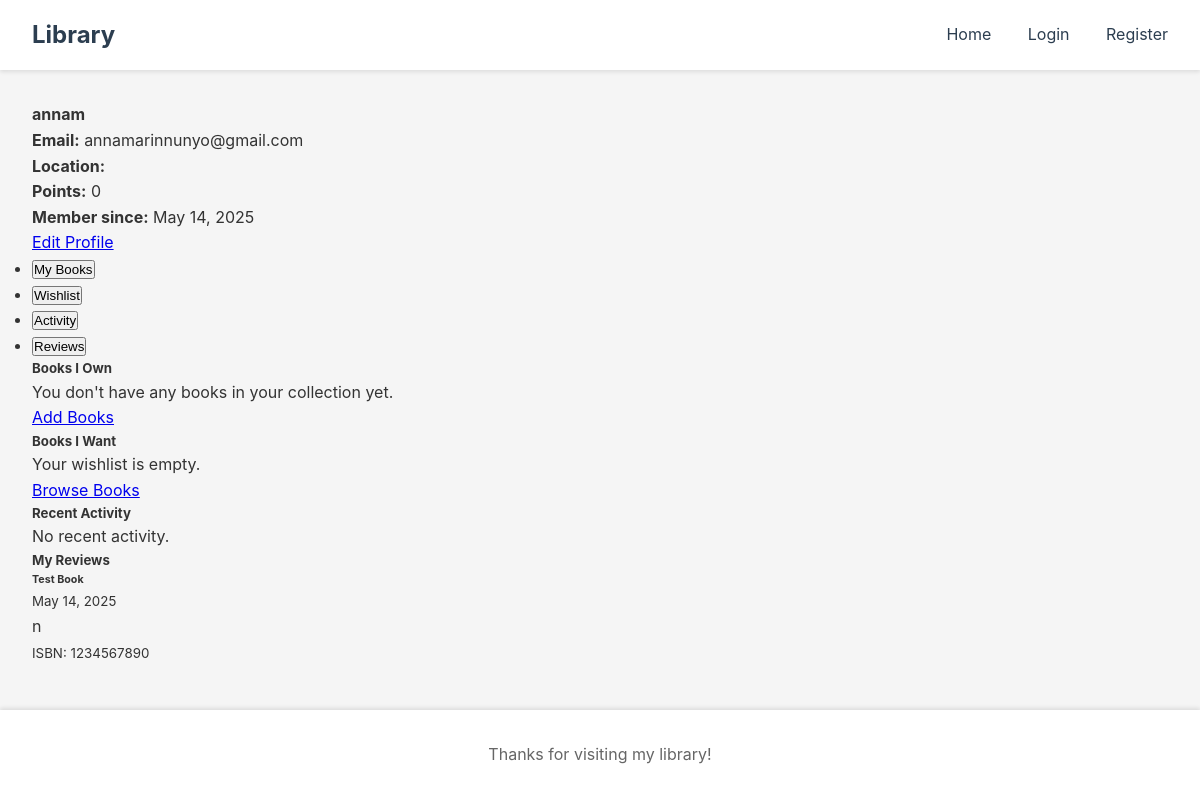
Page /accounts/profile/ (signed in) on the earlier database version.
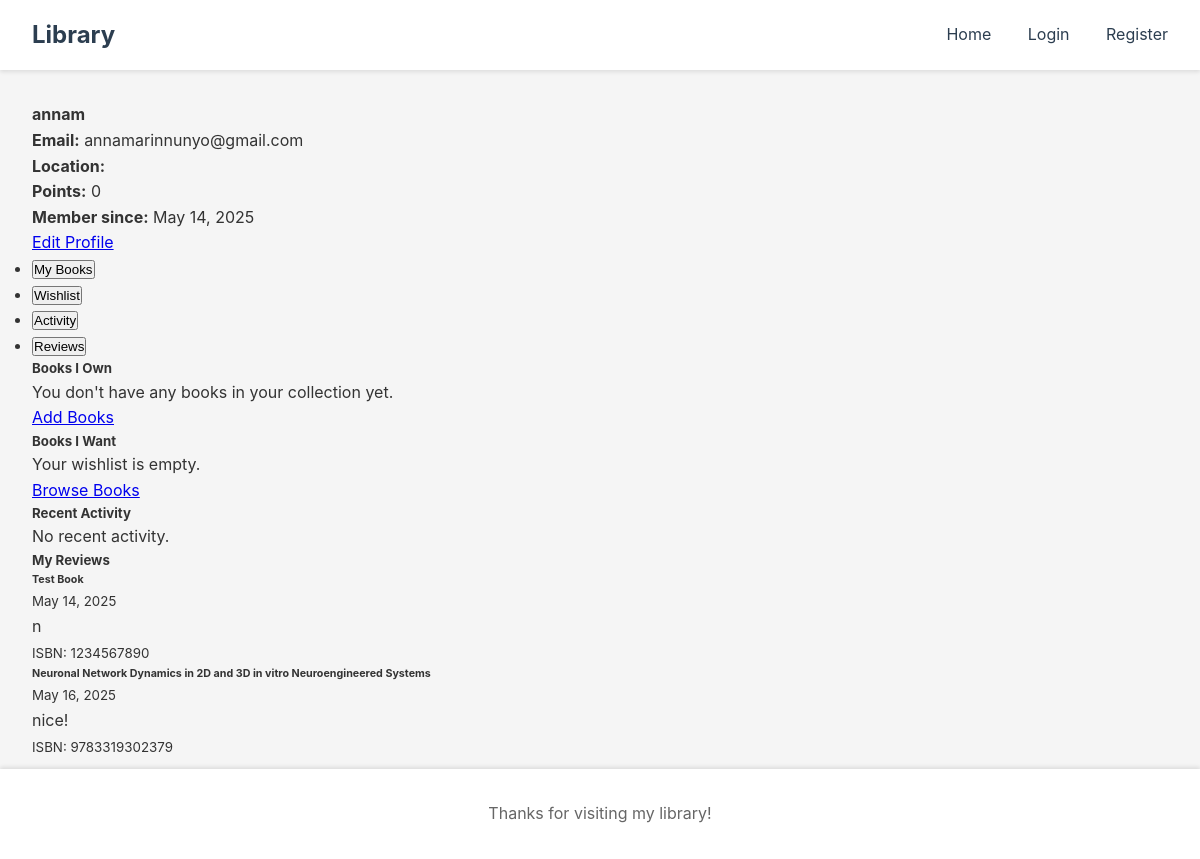
Same page on the later database version.
### web/models.py (models this page shows, shortened)
class User(models.Model):
    userId = models.AutoField(primary_key=True)
    auth_user = models.OneToOneField(AuthUser, on_delete=models.CASCADE, related_name='custom_user', null=True)
    points = models.IntegerField(default=0)
    location = models.CharField(max_length=255, default="not specified")
    name = models.CharField(max_length=255, default="Anonymous")
    email = models.EmailField(unique=True)
    joined_date = models.DateTimeField(auto_now_add=True)
    profile_image = models.ImageField(upload_to='profile_images/', null=True, blank=True)
    description = models.TextField(blank=True, default="")

class Review(models.Model):
    user = models.ForeignKey(User, on_delete=models.CASCADE)
    book = models.ForeignKey(Book, on_delete=models.CASCADE)
    text = models.TextField()
    date = models.DateTimeField(auto_now_add=True)

class Book(models.Model):
    ISBN = models.CharField(max_length=13, primary_key=True)  # ISBN as unique identifier
    title = models.CharField(max_length=255, default="Unknown")
    author = models.CharField(max_length=255)
    topic = models.CharField(max_length=255)
    publish_date = models.DateField()
    base_price = models.IntegerField()  # Points as unit

### web/views.py (the view)
# urls.py: path('accounts/profile/', views.profile_view, name='profile'),
@login_required
def profile_view(request):
    custom_user, created = User.objects.get_or_create(
        auth_user=request.user,
        defaults={
            'name': request.user.username,
            'email': request.user.email
        }
    )
    have_list = Have.objects.filter(user=custom_user)
    want_list = Want.objects.filter(user=custom_user)
    exchanges_list = Exchange.objects.filter(user1=custom_user)
    sales_list = SaleDonation.objects.filter(user=custom_user)
    reviews_list = Review.objects.filter(user=custom_user)
    context = {
        'django_user': request.user,
        'user': custom_user,
        'have_list': have_list,
        'want_list': want_list,
        'exchanges_list': exchanges_list,
        'sales_list': sales_list,
        'reviews_list': reviews_list,
    }
    return render(request, 'profile.html', context)

### web/templates/profile.html
{% extends 'base.html' %}
{% block content %}
<div class="container mt-5">
    <div class="row">
        <div class="col-md-4">
            <div class="card mb-4">
                <div class="card-header bg-primary text-white">
                    <h4>{{ user.name }}</h4>
                </div>
                <div class="card-body">
                    <p><strong>Email:</strong> {{ user.email }}</p>
                    <p><strong>Location:</strong> {{ user.ubication }}</p>
                    <p><strong>Points:</strong> <span class="badge bg-success">{{ user.points }}</span></p>
                    <p><strong>Member since:</strong> {{ user.joined_date|date:"F d, Y" }}</p>
                    <a href="#" class="btn btn-outline-primary">Edit Profile</a>
                </div>
            </div>
        </div>
        <div class="col-md-8">
            <ul class="nav nav-tabs" id="profileTabs" role="tablist">
                <li class="nav-item" role="presentation">
                    <button class="nav-link active" id="my-books-tab" data-bs-toggle="tab" data-bs-target="#my-books" type="button" role="tab" aria-controls="my-books" aria-selected="true">My Books</button>
                </li>
                <li class="nav-item" role="presentation">
                    <button class="nav-link" id="wishlist-tab" data-bs-toggle="tab" data-bs-target="#wishlist" type="button" role="tab" aria-controls="wishlist" aria-selected="false">Wishlist</button>
                </li>
                <li class="nav-item" role="presentation">
                    <button class="nav-link" id="activity-tab" data-bs-toggle="tab" data-bs-target="#activity" type="button" role="tab" aria-controls="activity" aria-selected="false">Activity</button>
                </li>
                <li class="nav-item" role="presentation">
                    <button class="nav-link" id="reviews-tab" data-bs-toggle="tab" data-bs-target="#reviews" type="button" role="tab" aria-controls="reviews" aria-selected="false">Reviews</button>
                </li>
            </ul>
            <div class="tab-content p-3 border border-top-0 rounded-bottom" id="profileTabsContent">
                <div class="tab-pane fade show active" id="my-books" role="tabpanel" aria-labelledby="my-books-tab">
                    <h5>Books I Own</h5>
                    {% if tengo_list %}
                        <div class="row row-cols-1 row-cols-md-3 g-4">
                            {% for item in tengo_list %}
                                <div class="col">
                                    <div class="card h-100">
                                        <div class="card-body">
                                            <h6 class="card-title">{{ item.book.title }}</h6>
                                            <p class="card-text">
                                                <small class="text-muted">{{ item.book.author }}</small><br>
                                                <small>ISBN: {{ item.book.ISBN }}</small>
                                            </p>
                                        </div>
                                        <div class="card-footer">
                                            <a href="#" class="btn btn-sm btn-outline-danger">Remove</a>
                                            <a href="#" class="btn btn-sm btn-outline-success">Offer</a>
                                        </div>
                                    </div>
                                </div>
                            {% endfor %}
                        </div>
                    {% else %}
                        <p class="text-muted">You don't have any books in your collection yet.</p>
                        <a href="#" class="btn btn-primary">Add Books</a>
                    {% endif %}
                </div>
                <div class="tab-pane fade" id="wishlist" role="tabpanel" aria-labelledby="wishlist-tab">
                    <h5>Books I Want</h5>
                    {% if quiero_list %}
                        <div class="row row-cols-1 row-cols-md-3 g-4">
                            {% for item in quiero_list %}
                                <div class="col">
                                    <div class="card h-100">
                                        <div class="card-body">
                                            <h6 class="card-title">{{ item.book.title }}</h6>
                                            <p class="card-text">
                                                <small class="text-muted">{{ item.book.author }}</small><br>
                                                <small>ISBN: {{ item.book.ISBN }}</small>
                                            </p>
                                            <p>
                                                <span class="badge bg-info">Priority: {{ item.prioritat }}</span>
                                            </p>
                                        </div>
                                        <div class="card-footer">
                                            <a href="#" class="btn btn-sm btn-outline-danger">Remove</a>
                                            <a href="#" class="btn btn-sm btn-outline-primary">Find</a>
                                        </div>
                                    </div>
                                </div>
                            {% endfor %}
                        </div>
                    {% else %}
                        <p class="text-muted">Your wishlist is empty.</p>
                        <a href="#" class="btn btn-primary">Browse Books</a>
                    {% endif %}
                </div>
                <div class="tab-pane fade" id="activity" role="tabpanel" aria-labelledby="activity-tab">
                    <h5>Recent Activity</h5>
                    <div class="list-group">
                        {% if intercanvis_list or ventas_list %}
                            {% for intercanvi in intercanvis_list %}
                                <div class="list-group-item">
                                    <div class="d-flex w-100 justify-content-between">
                                        <h6 class="mb-1">Book Exchange</h6>
                                        <small>{{ intercanvi.date|date:"M d, Y" }}</small>
                                    </div>
                                    <p class="mb-1">
                                        Exchanged "{{ intercanvi.book1.title }}" with {{ intercanvi.user2.name }}
                                        for "{{ intercanvi.book2.title }}"
                                    </p>
                                    <small>Location: {{ intercanvi.ubication }}</small>
                                </div>
                            {% endfor %}
                            {% for venta in ventas_list %}
                                <div class="list-group-item">
                                    <div class="d-flex w-100 justify-content-between">
                                        <h6 class="mb-1">{{ venta.points|yesno:"Sale,Donation" }}</h6>
                                        <small>{{ venta.date|date:"M d, Y" }}</small>
                                    </div>
                                    <p class="mb-1">
                                        {% if venta.points > 0 %}
                                            Sold "{{ venta.book.title }}" for {{ venta.points }} points
                                        {% else %}
                                            Donated "{{ venta.book.title }}"
                                        {% endif %}
                                    </p>
                                    <small>Location: {{ venta.ubication }}</small>
                                </div>
                            {% endfor %}
                        {% else %}
                            <p class="text-muted">No recent activity.</p>
                        {% endif %}
                    </div>
                </div>
                <div class="tab-pane fade" id="reviews" role="tabpanel" aria-labelledby="reviews-tab">
                    <h5>My Reviews</h5>
                    {% if reviews_list %}
                        <div class="list-group">
                            {% for review in reviews_list %}
                                <div class="list-group-item">
                                    <div class="d-flex w-100 justify-content-between">
                                        <h6 class="mb-1">{{ review.book.title }}</h6>
                                        <small>{{ review.date|date:"M d, Y" }}</small>
                                    </div>
                                    <p class="mb-1">{{ review.text }}</p>
                                    <small>ISBN: {{ review.book.ISBN }}</small>
                                </div>
                            {% endfor %}
                        </div>
                    {% else %}
                        <p class="text-muted">You haven't written any reviews yet.</p>
                    {% endif %}
                </div>
            </div>
        </div>
    </div>
</div>
{% endblock %}

### web/templates/base.html (shortened to what this page needs)
<!DOCTYPE html>
<html lang="en">
<head>
    <link rel="stylesheet" href="https://code.jquery.com/ui/1.13.2/themes/base/jquery-ui.css">
    {% load static %}
    <link rel="stylesheet" href="{% static 'style.css' %}">
</head>
<body>
    <header>
        <nav>
            <div class="logo">Library</div>
            <div class="nav-links">
                <a href="{% url 'home' %}">Home</a>
                {% if user.is_authenticated %}
                    <a href="{% url 'profile' %}">Perfil</a>
                    <a href="{% url 'books' %}">Books</a>
                    <a href="{% url 'trending' %}">Trending</a>
                    <a href="{% url 'logout' %}">Logout</a>
                    <span class="user-greeting">Hola, {{ user.username }}!</span>
                {% else %}
                    <a href="{% url 'login' %}">Login</a>
                    <a href="{% url 'register' %}">Register</a>
                {% endif %}
            </div>
        </nav>
    </header>
    <main>
        {% block content %}
        {% endblock %}
    </main>
    <footer>
        <p>Thanks for visiting my library!</p>
    </footer>
</body>
</html>

### web/static/style.css (style rules this page uses)
* { margin: 0; padding: 0; box-sizing: border-box; }
body { font-family: -apple-system, BlinkMacSystemFont, 'Segoe UI', Roboto, Oxygen, Ubuntu, sans-serif; line-height: 1.6; color: #333; background-color: #f5f5f5; }
header { background-color: #fff; box-shadow: 0 2px 4px rgba(0, 0, 0, 0.1); padding: 1rem 2rem; }
nav { display: flex; justify-content: space-between; align-items: center; max-width: 1200px; margin: 0 auto; }
.logo { font-size: 1.5rem; font-weight: bold; color: #2c3e50; }
.nav-links a { color: #2c3e50; text-decoration: none; margin-left: 2rem; transition: color 0.3s ease; }
main { max-width: 1200px; margin: 2rem auto; padding: 0 2rem; margin-bottom: 100px; position: relative; z-index: 1; }
footer { text-align: center; padding: 2rem; background-color: #fff; color: #666; position: fixed; bottom: 0; width: 100%; box-shadow: 0 -2px 4px rgba(0, 0, 0, 0.1); z-index: 10; }

Differences in the rows shown:
added Review: book "Neuronal Network Dynamics in 2D and 3D in vitro Neuroengineered Systems", date "May 16, 2025", text "nice!", book.ISBN "9783319302379"
